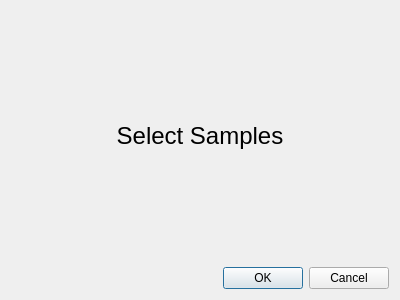
<?xml version="1.0" encoding="UTF-8"?>
<ui version="4.0">
 <class>SelectSamples</class>
 <widget class="QDialog" name="SelectSamples">
  <property name="geometry">
   <rect>
    <x>0</x>
    <y>0</y>
    <width>400</width>
    <height>300</height>
   </rect>
  </property>
  <property name="windowTitle">
   <string>Dialog</string>
  </property>
  <layout class="QGridLayout" name="gridLayout_4">
   <item row="0" column="0">
    <widget class="QLabel" name="label">
     <property name="font">
      <font>
       <pointsize>18</pointsize>
      </font>
     </property>
     <property name="text">
      <string>Select Samples</string>
     </property>
     <property name="alignment">
      <set>Qt::AlignCenter</set>
     </property>
    </widget>
   </item>
   <item row="1" column="0">
    <layout class="QGridLayout" name="sampleGrid"/>
   </item>
   <item row="2" column="0">
    <widget class="QDialogButtonBox" name="decisionBox">
     <property name="orientation">
      <enum>Qt::Horizontal</enum>
     </property>
     <property name="standardButtons">
      <set>QDialogButtonBox::Cancel|QDialogButtonBox::Ok</set>
     </property>
    </widget>
   </item>
  </layout>
 </widget>
 <resources/>
 <connections>
  <connection>
   <sender>decisionBox</sender>
   <signal>accepted()</signal>
   <receiver>SelectSamples</receiver>
   <slot>accept()</slot>
   <hints>
    <hint type="sourcelabel">
     <x>248</x>
     <y>254</y>
    </hint>
    <hint type="destinationlabel">
     <x>157</x>
     <y>274</y>
    </hint>
   </hints>
  </connection>
  <connection>
   <sender>decisionBox</sender>
   <signal>rejected()</signal>
   <receiver>SelectSamples</receiver>
   <slot>reject()</slot>
   <hints>
    <hint type="sourcelabel">
     <x>316</x>
     <y>260</y>
    </hint>
    <hint type="destinationlabel">
     <x>286</x>
     <y>274</y>
    </hint>
   </hints>
  </connection>
 </connections>
</ui>
